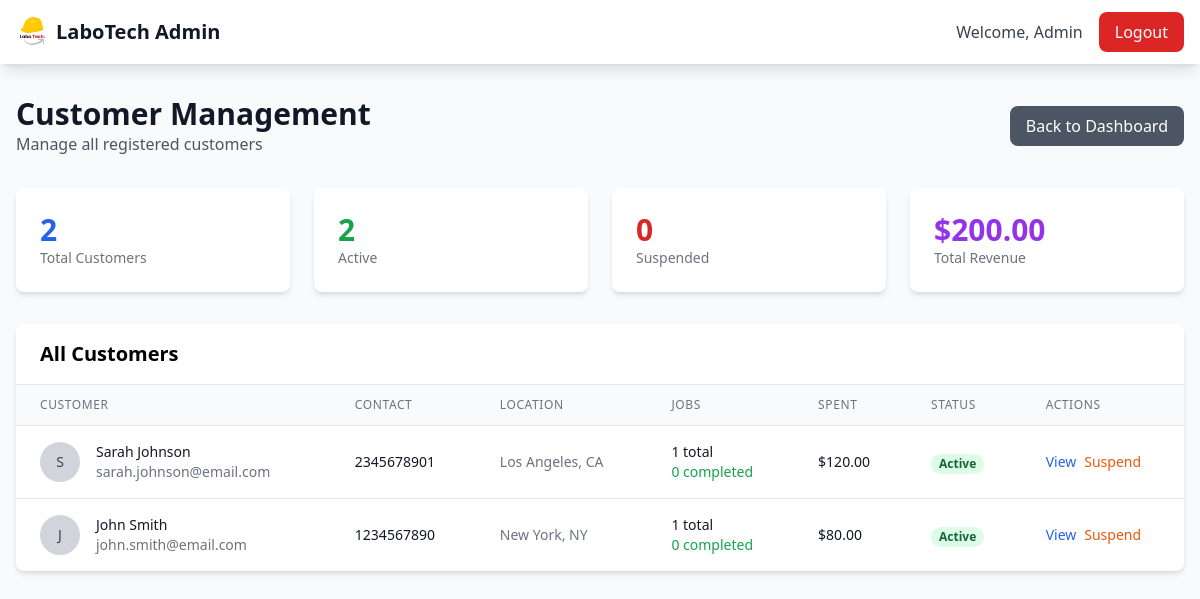
The page /admin/customers.php (signed in) on the database its author committed.
### tables this page shows
CREATE TABLE IF NOT EXISTS customers (
    id INT AUTO_INCREMENT PRIMARY KEY,
    name VARCHAR(100) NOT NULL,
    email VARCHAR(100) UNIQUE NOT NULL,
    phone VARCHAR(20) NOT NULL,
    location VARCHAR(255) NOT NULL,
    password VARCHAR(255) NOT NULL,
    status ENUM('active', 'inactive', 'suspended') DEFAULT 'active',
    profile_image VARCHAR(255),
    created_at TIMESTAMP DEFAULT CURRENT_TIMESTAMP,
    updated_at TIMESTAMP DEFAULT CURRENT_TIMESTAMP ON UPDATE CURRENT_TIMESTAMP
);

### admin/customers.php (the view, shortened to what this page needs)
<?php
try {
    $pdo = new Database();
    $conn = $pdo->open();
    $stmt = $conn->query("SELECT c.*,
                         COUNT(j.id) as total_jobs,
                         SUM(CASE WHEN j.status = 'completed' THEN 1 ELSE 0 END) as completed_jobs,
                         SUM(j.amount) as total_spent
                         FROM customers c
                         LEFT JOIN jobs j ON c.id = j.customer_id
                         GROUP BY c.id
                         ORDER BY c.created_at DESC");
    $customers = $stmt->fetchAll();
} catch (Exception $e) {
    $error = "Database error: " . $e->getMessage();
}
?>
<!DOCTYPE html>
<html lang="en">
<head>
    <script src="https://cdn.tailwindcss.com"></script>
</head>
<body class="bg-gray-50">
    <nav class="bg-white shadow-lg">
        <div class="max-w-7xl mx-auto px-4">
            <div class="flex justify-between h-16">
                <div class="flex items-center">
                    <img src="../assets/logo_without_bg.png" alt="LaboTech" class="h-8 w-auto">
                    <span class="ml-2 text-xl font-bold text-gray-900">LaboTech Admin</span>
                </div>
                <div class="flex items-center space-x-4">
                    <span class="text-gray-700">Welcome, <?php echo htmlspecialchars($_SESSION['admin_name']); ?></span>
                    <a href="../actions/logout" class="bg-red-600 text-white px-4 py-2 rounded-lg hover:bg-red-700 transition-colors">Logout</a>
                </div>
            </div>
        </div>
    </nav>
    <div class="max-w-7xl mx-auto px-4 py-8">
        <div class="flex justify-between items-center mb-8">
            <div>
                <h1 class="text-3xl font-bold text-gray-900">Customer Management</h1>
                <p class="text-gray-600">Manage all registered customers</p>
            </div>
            <a href="index" class="bg-gray-600 text-white px-4 py-2 rounded-lg hover:bg-gray-700 transition-colors">
                Back to Dashboard
            </a>
        </div>
        <div class="grid grid-cols-1 md:grid-cols-4 gap-6 mb-8">
            <?php
            $totalCustomers = count($customers);
            $activeCustomers = count(array_filter($customers, function($c) { return $c['status'] == 'active'; }));
            $suspendedCustomers = count(array_filter($customers, function($c) { return $c['status'] == 'suspended'; }));
            $totalRevenue = array_sum(array_column($customers, 'total_spent'));
            ?>
            <div class="bg-white rounded-lg shadow-md p-6">
                <div class="text-3xl font-bold text-blue-600"><?php echo $totalCustomers; ?></div>
                <div class="text-sm text-gray-500">Total Customers</div>
            </div>
            <div class="bg-white rounded-lg shadow-md p-6">
                <div class="text-3xl font-bold text-green-600"><?php echo $activeCustomers; ?></div>
                <div class="text-sm text-gray-500">Active</div>
            </div>
            <div class="bg-white rounded-lg shadow-md p-6">
                <div class="text-3xl font-bold text-red-600"><?php echo $suspendedCustomers; ?></div>
                <div class="text-sm text-gray-500">Suspended</div>
            </div>
            <div class="bg-white rounded-lg shadow-md p-6">
                <div class="text-3xl font-bold text-purple-600">$<?php echo number_format($totalRevenue, 2); ?></div>
                <div class="text-sm text-gray-500">Total Revenue</div>
            </div>
        </div>
        <div class="bg-white rounded-lg shadow-md overflow-hidden">
            <div class="px-6 py-4 border-b border-gray-200">
                <h2 class="text-xl font-semibold">All Customers</h2>
            </div>
            <div class="overflow-x-auto">
                <table class="min-w-full divide-y divide-gray-200">
                    <thead class="bg-gray-50">
                        <tr>
                            <th class="px-6 py-3 text-left text-xs font-medium text-gray-500 uppercase tracking-wider">Customer</th>
                            <th class="px-6 py-3 text-left text-xs font-medium text-gray-500 uppercase tracking-wider">Contact</th>
                            <th class="px-6 py-3 text-left text-xs font-medium text-gray-500 uppercase tracking-wider">Location</th>
                            <th class="px-6 py-3 text-left text-xs font-medium text-gray-500 uppercase tracking-wider">Jobs</th>
                            <th class="px-6 py-3 text-left text-xs font-medium text-gray-500 uppercase tracking-wider">Spent</th>
                            <th class="px-6 py-3 text-left text-xs font-medium text-gray-500 uppercase tracking-wider">Status</th>
                            <th class="px-6 py-3 text-left text-xs font-medium text-gray-500 uppercase tracking-wider">Actions</th>
                        </tr>
                    </thead>
                    <tbody class="bg-white divide-y divide-gray-200">
                        <?php foreach ($customers as $customer): ?>
                            <tr>
                                <td class="px-6 py-4 whitespace-nowrap">
                                    <div class="flex items-center">
                                        <div class="flex-shrink-0 h-10 w-10">
                                            <div class="h-10 w-10 rounded-full bg-gray-300 flex items-center justify-center">
                                                <span class="text-sm font-medium text-gray-700">
                                                    <?php echo strtoupper(substr($customer['name'], 0, 1)); ?>
                                                </span>
                                            </div>
                                        </div>
                                        <div class="ml-4">
                                            <div class="text-sm font-medium text-gray-900"><?php echo htmlspecialchars($customer['name']); ?></div>
                                            <div class="text-sm text-gray-500"><?php echo htmlspecialchars($customer['email']); ?></div>
                                        </div>
                                    </div>
                                </td>
                                <td class="px-6 py-4 whitespace-nowrap text-sm text-gray-900"><?php echo htmlspecialchars($customer['phone']); ?></td>
                                <td class="px-6 py-4 whitespace-nowrap text-sm text-gray-500"><?php echo htmlspecialchars($customer['location']); ?></td>
                                <td class="px-6 py-4 whitespace-nowrap text-sm text-gray-900">
                                    <?php echo $customer['total_jobs']; ?> total<br>
                                    <span class="text-green-600"><?php echo $customer['completed_jobs']; ?> completed</span>
                                </td>
                                <td class="px-6 py-4 whitespace-nowrap text-sm text-gray-900">$<?php echo number_format($customer['total_spent'] ?? 0, 2); ?></td>
                                <td class="px-6 py-4 whitespace-nowrap">
                                    <span class="px-2 inline-flex text-xs leading-5 font-semibold rounded-full
                                        <?php
                                        switch($customer['status']) {
                                            case 'active': echo 'bg-green-100 text-green-800'; break;
                                        }
                                        ?>">
                                        <?php echo ucfirst($customer['status']); ?>
                                    </span>
                                </td>
                                <td class="px-6 py-4 whitespace-nowrap text-sm font-medium">
                                    <div class="flex space-x-2">
                                        <button onclick="viewCustomer(<?php echo $customer['id']; ?>)"
                                                class="text-blue-600 hover:text-blue-900">View</button>
                                        <?php if ($customer['status'] == 'active'): ?>
                                            <button onclick="suspendCustomer(<?php echo $customer['id']; ?>)"
                                                    class="text-orange-600 hover:text-orange-900">Suspend</button>
                                        <?php elseif ($customer['status'] == 'suspended'): ?>
                                            <button onclick="activateCustomer(<?php echo $customer['id']; ?>)"
                                                    class="text-green-600 hover:text-green-900">Activate</button>
                                        <?php endif; ?>
                                    </div>
                                </td>
                            </tr>
                        <?php endforeach; ?>
                    </tbody>
                </table>
            </div>
        </div>
    </div>
</body>
</html>

### rows shown on the page
customers: name "S", name "Sarah Johnson", email "sarah.johnson@email.com", phone "2345678901", location "Los Angeles, CA", total_jobs "1", completed_jobs "0", total_spent "120.00", status "Active"
customers: name "J", name "John Smith", email "john.smith@email.com", phone "1234567890", location "New York, NY", total_jobs "1", completed_jobs "0", total_spent "80.00", status "Active"

### other values the page prints
$_SESSION['admin_name'] "Admin"
$totalCustomers "2"
$activeCustomers "2"
$suspendedCustomers "0"
$totalRevenue "200.00"
